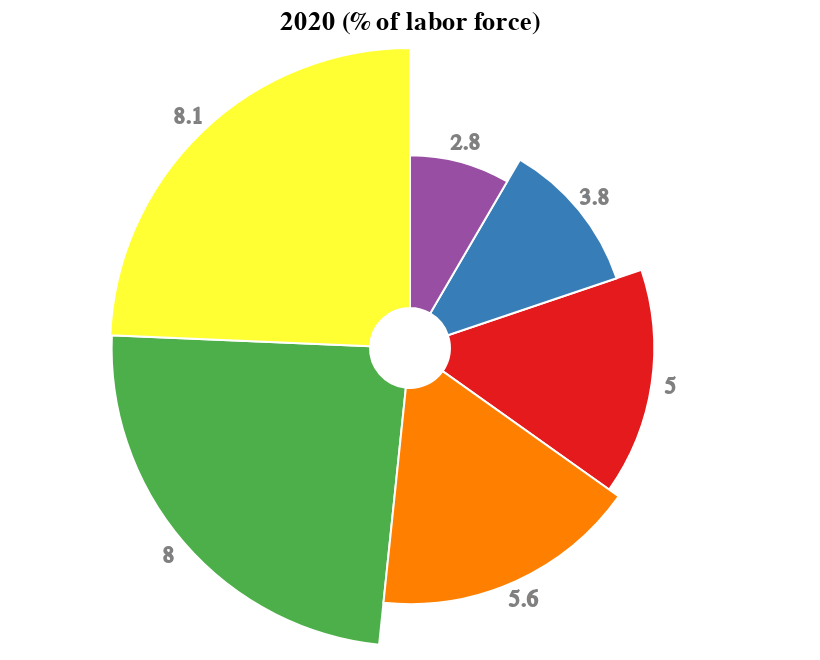

Specify this chart in Vega-Lite:
### Vega-Lite specification from a JSON file in a GitHub repository (floating-point values rounded to 4 significant figures)
{"$schema": "https://vega.github.io/schema/vega-lite/v5.json", "description": "A simple radial chart with embedded data.", "background": null, "width": 400, "height": 300, "title": "2020 (% of labor force)", "data": {"values": [5, 3.8, 8, 2.8, 5.6, 8.1]}, "layer": [{"mark": {"type": "arc", "innerRadius": 20, "stroke": "#fff"}}, {"mark": {"type": "text", "radiusOffset": 10, "stroke": "grey"}, "encoding": {"text": {"field": "data", "type": "quantitative"}}}], "encoding": {"theta": {"field": "data", "type": "quantitative", "stack": true}, "radius": {"field": "data", "scale": {"type": "sqrt", "zero": true, "rangeMin": 20}}, "color": {"field": "data", "type": "nominal", "legend": null, "scale": {"range": ["#984EA3", "#377EB8", "#E41A1C", "#FF7F00", "#4DAF4A", "#FFFF33"]}}}}
